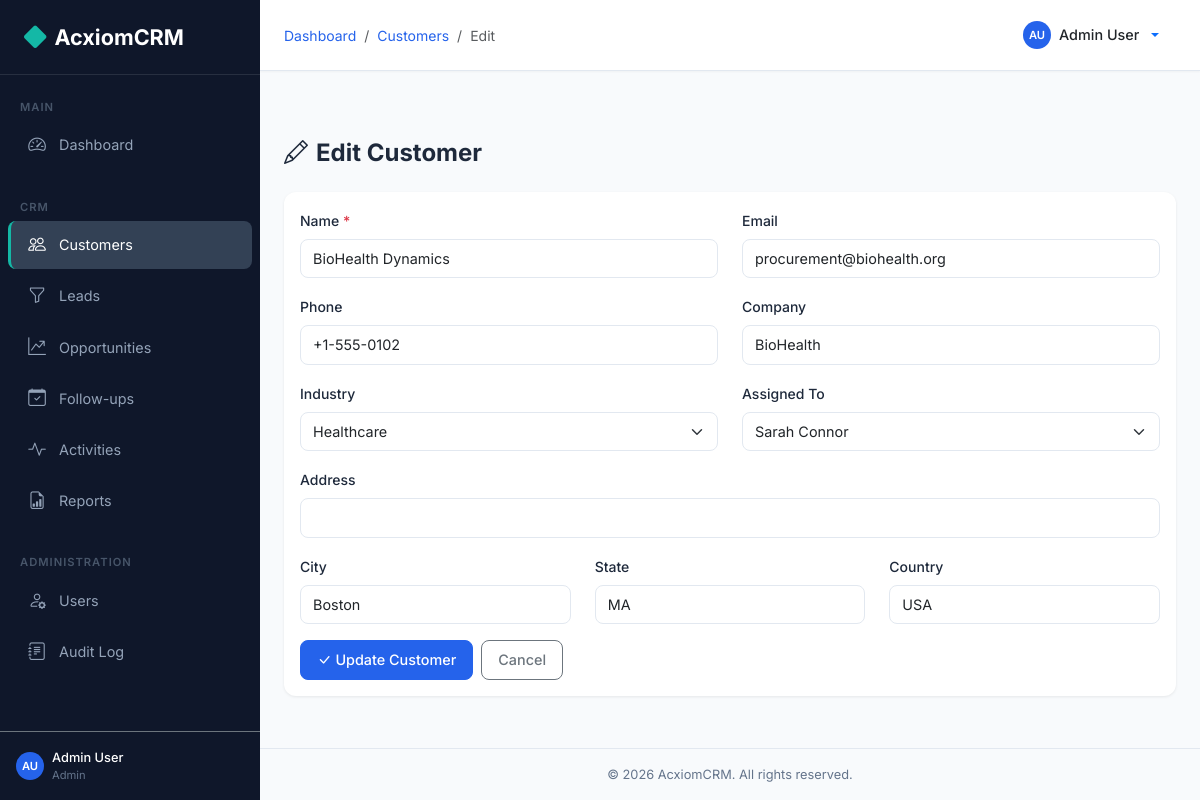
Screenshot of /customers/2/edit (signed in) with the database file from the repository.
### backend/models.py (models this page shows, shortened)
class User(UserMixin, db.Model):
    __tablename__ = 'users'
    id = db.Column(db.Integer, primary_key=True)
    first_name = db.Column(db.String(50), nullable=False)
    last_name = db.Column(db.String(50), nullable=False)
    email = db.Column(db.String(120), unique=True, nullable=False, index=True)
    password_hash = db.Column(db.String(256), nullable=False)
    phone = db.Column(db.String(20))
    role_id = db.Column(db.Integer, db.ForeignKey('roles.id'), nullable=False)
    is_active = db.Column(db.Boolean, default=True)
    failed_login_count = db.Column(db.Integer, default=0)
    lockout_until = db.Column(db.DateTime, nullable=True)
    created_at = db.Column(db.DateTime, default=datetime.utcnow)
    updated_at = db.Column(db.DateTime, default=datetime.utcnow, onupdate=datetime.utcnow)
    customers = db.relationship('Customer', backref='assigned_user', lazy='dynamic', foreign_keys='Customer.assigned_to')
    leads = db.relationship('Lead', backref='assigned_user', lazy='dynamic', foreign_keys='Lead.assigned_to')
    opportunities = db.relationship('Opportunity', backref='assigned_user', lazy='dynamic', foreign_keys='Opportunity.assigned_to')
    @property
    def full_name(self):
        return f'{self.first_name} {self.last_name}'
    def is_admin(self):
        return self.role and self.role.name == 'Admin'

class Role(db.Model):
    __tablename__ = 'roles'
    id = db.Column(db.Integer, primary_key=True)
    name = db.Column(db.String(50), unique=True, nullable=False)
    description = db.Column(db.String(200))
    permissions = db.relationship('Permission', secondary=role_permissions, backref='roles')
    users = db.relationship('User', backref='role', lazy='dynamic')

class Customer(db.Model):
    __tablename__ = 'customers'
    id = db.Column(db.Integer, primary_key=True)
    name = db.Column(db.String(100), nullable=False)
    email = db.Column(db.String(120), index=True)
    phone = db.Column(db.String(20))
    company = db.Column(db.String(100))
    industry = db.Column(db.String(50))
    address = db.Column(db.String(200))
    city = db.Column(db.String(50))
    state = db.Column(db.String(50))
    country = db.Column(db.String(50))
    assigned_to = db.Column(db.Integer, db.ForeignKey('users.id'))
    created_by = db.Column(db.Integer, db.ForeignKey('users.id'))
    created_at = db.Column(db.DateTime, default=datetime.utcnow)
    updated_at = db.Column(db.DateTime, default=datetime.utcnow, onupdate=datetime.utcnow)
    opportunities = db.relationship('Opportunity', backref='customer', lazy='dynamic')
    followups = db.relationship('FollowUp', backref='customer', lazy='dynamic')
    activities = db.relationship('Activity', backref='customer', lazy='dynamic')
    creator = db.relationship('User', foreign_keys=[created_by])

### backend/routes/customers.py (the view, shortened to what this page needs)
@customers_bp.route('/<int:id>/edit', methods=['GET', 'POST'])
@login_required
def edit(id):
    customer = Customer.query.get_or_404(id)
    users = User.query.filter_by(is_active=True).order_by(User.first_name).all()
    if not (current_user.is_admin() or current_user.is_manager()) and customer.assigned_to != current_user.id:
        abort(403)
    return render_template('customers/edit.html', customer=customer, users=users)

### backend/models.py (called while the page is built)
@login_manager.user_loader
def load_user(user_id):
    return User.query.get(int(user_id))

### frontend/templates/customers/edit.html (shortened to what this page needs)
{% extends 'base.html' %}
{% block breadcrumb %}
<li class="breadcrumb-item"><a href="{{ url_for('dashboard.index') }}">Dashboard</a></li>
<li class="breadcrumb-item"><a href="{{ url_for('customers.list_customers') }}">Customers</a></li>
<li class="breadcrumb-item active">Edit</li>
{% endblock %}
{% block content %}
<div class="page-header">
    <h1><i class="bi bi-pencil me-2"></i>Edit Customer</h1>
</div>
<div class="card">
    <div class="card-body">
        <form method="POST">
            <div class="row">
                <div class="col-md-6 mb-3">
                    <label class="form-label">Name <span class="text-danger">*</span></label>
                    <input type="text" class="form-control" name="name" required value="{{ customer.name }}">
                </div>
                <div class="col-md-6 mb-3">
                    <label class="form-label">Email</label>
                    <input type="email" class="form-control" name="email" value="{{ customer.email or '' }}">
                </div>
                <div class="col-md-6 mb-3">
                    <label class="form-label">Phone</label>
                    <input type="text" class="form-control" name="phone" value="{{ customer.phone or '' }}">
                </div>
                <div class="col-md-6 mb-3">
                    <label class="form-label">Company</label>
                    <input type="text" class="form-control" name="company" value="{{ customer.company or '' }}">
                </div>
                <div class="col-md-6 mb-3">
                    <label class="form-label">Industry</label>
                    <select class="form-select" name="industry">
                        {% for ind in ['Technology','Healthcare','Finance','Manufacturing','Retail','Education','Other'] %}
                        <option value="{{ ind }}" {% if customer.industry == ind %}selected{% endif %}>{{ ind }}</option>
                        {% endfor %}
                    </select>
                </div>
                <div class="col-md-6 mb-3">
                    <label class="form-label">Assigned To</label>
                    <select class="form-select" name="assigned_to">
                        {% for u in users %}
                        <option value="{{ u.id }}" {% if customer.assigned_to == u.id %}selected{% endif %}>{{ u.full_name }}</option>
                        {% endfor %}
                    </select>
                </div>
                <div class="col-md-12 mb-3">
                    <label class="form-label">Address</label>
                    <input type="text" class="form-control" name="address" value="{{ customer.address or '' }}">
                </div>
                <div class="col-md-4 mb-3">
                    <label class="form-label">City</label>
                    <input type="text" class="form-control" name="city" value="{{ customer.city or '' }}">
                </div>
                <div class="col-md-4 mb-3">
                    <label class="form-label">State</label>
                    <input type="text" class="form-control" name="state" value="{{ customer.state or '' }}">
                </div>
                <div class="col-md-4 mb-3">
                    <label class="form-label">Country</label>
                    <input type="text" class="form-control" name="country" value="{{ customer.country or '' }}">
                </div>
            </div>
            <div class="d-flex gap-2">
                <button type="submit" class="btn btn-primary"><i class="bi bi-check-lg me-1"></i>Update Customer</button>
                <a href="{{ url_for('customers.detail', id=customer.id) }}" class="btn btn-outline-secondary">Cancel</a>
            </div>
        </form>
    </div>
</div>
{% endblock %}

### frontend/templates/base.html (shortened to what this page needs)
<!DOCTYPE html>
<html lang="en">
<head>
    <link href="https://cdn.jsdelivr.net/npm/bootstrap@5.3.2/dist/css/bootstrap.min.css" rel="stylesheet">
    <link href="https://cdn.jsdelivr.net/npm/bootstrap-icons@1.11.2/font/bootstrap-icons.min.css" rel="stylesheet">
    <link href="{{ url_for('static', filename='css/style.css') }}" rel="stylesheet">
</head>
<body>
    <nav id="sidebar" class="sidebar">
        <div class="sidebar-brand">
            <i class="bi bi-diamond-fill"></i> AcxiomCRM
        </div>
        <div class="sidebar-nav">
            <div class="sidebar-section">Main</div>
            <ul class="nav flex-column">
                <li class="nav-item">
                    <a class="nav-link {% if request.endpoint == 'dashboard.index' %}active{% endif %}" href="{{ url_for('dashboard.index') }}">
                        <i class="bi bi-speedometer2"></i> Dashboard
                    </a>
                </li>
            </ul>
            <div class="sidebar-section mt-3">CRM</div>
            <ul class="nav flex-column">
                <li class="nav-item">
                    <a class="nav-link {% if 'customers' in (request.endpoint or '') %}active{% endif %}" href="{{ url_for('customers.list_customers') }}">
                        <i class="bi bi-people"></i> Customers
                    </a>
                </li>
                <li class="nav-item">
                    <a class="nav-link {% if 'leads' in (request.endpoint or '') %}active{% endif %}" href="{{ url_for('leads.list_leads') }}">
                        <i class="bi bi-funnel"></i> Leads
                    </a>
                </li>
                <li class="nav-item">
                    <a class="nav-link {% if 'opportunities' in (request.endpoint or '') %}active{% endif %}" href="{{ url_for('opportunities.list_opportunities') }}">
                        <i class="bi bi-graph-up-arrow"></i> Opportunities
                    </a>
                </li>
                <li class="nav-item">
                    <a class="nav-link {% if 'followups' in (request.endpoint or '') %}active{% endif %}" href="{{ url_for('followups.list_followups') }}">
                        <i class="bi bi-calendar-check"></i> Follow-ups
                    </a>
                </li>
                <li class="nav-item">
                    <a class="nav-link {% if 'activities' in (request.endpoint or '') %}active{% endif %}" href="{{ url_for('activities.list_activities') }}">
                        <i class="bi bi-activity"></i> Activities
                    </a>
                </li>
                <li class="nav-item">
                    <a class="nav-link {% if 'reports' in (request.endpoint or '') %}active{% endif %}" href="{{ url_for('reports.index') }}">
                        <i class="bi bi-file-earmark-bar-graph"></i> Reports
                    </a>
                </li>
            </ul>
            {% if current_user.is_admin() %}
            <div class="sidebar-section mt-3">Administration</div>
            <ul class="nav flex-column">
                <li class="nav-item">
                    <a class="nav-link {% if 'users' in (request.endpoint or '') %}active{% endif %}" href="{{ url_for('users.list_users') }}">
                        <i class="bi bi-person-gear"></i> Users
                    </a>
                </li>
                <li class="nav-item">
                    <a class="nav-link {% if 'audit' in (request.endpoint or '') %}active{% endif %}" href="{{ url_for('audit.list_logs') }}">
                        <i class="bi bi-journal-text"></i> Audit Log
                    </a>
                </li>
            </ul>
            {% endif %}
        </div>
        <div class="p-3 border-top border-secondary">
            <div class="d-flex align-items-center gap-2">
                <div class="user-avatar user-avatar-sm">{{ current_user.first_name[0] }}{{ current_user.last_name[0] }}</div>
                <div class="flex-grow-1">
                    <div style="font-size:0.8rem;color:#fff;font-weight:500;">{{ current_user.full_name }}</div>
                    <div style="font-size:0.7rem;color:#64748B;">{{ current_user.role.name }}</div>
                </div>
            </div>
        </div>
    </nav>
    <div class="main-content">
        <div class="top-navbar">
            <div class="d-flex align-items-center gap-3">
                <nav aria-label="breadcrumb">
                    <ol class="breadcrumb mb-0">
                        {% block breadcrumb %}{% endblock %}
                    </ol>
                </nav>
            </div>
            <div class="dropdown">
                <button class="btn btn-link text-decoration-none dropdown-toggle d-flex align-items-center gap-2" type="button" data-bs-toggle="dropdown">
                    <div class="user-avatar user-avatar-sm">{{ current_user.first_name[0] }}{{ current_user.last_name[0] }}</div>
                    <span class="text-dark fw-medium" style="font-size:0.9rem;">{{ current_user.full_name }}</span>
                </button>
            </div>
        </div>
        <div class="content-area pb-0 pt-3" style="padding-bottom:0!important;">
        </div>
        <div class="content-area">
            {% block content %}{% endblock %}
        </div>
        <div class="footer">
            &copy; 2026 AcxiomCRM. All rights reserved.
        </div>
    </div>
</body>
</html>

### frontend/static/css/style.css (style rules this page uses)
:root { --primary: #2563EB; --primary-dark: #1D4ED8; --sidebar-bg: #0F172A; --sidebar-hover: #1E293B; --sidebar-active: #334155; --bg: #F8FAFC; --card-bg: #FFFFFF; --accent: #14B8A6; --text-primary: #1E293B; --text-secondary: #64748B; --border: #E2E8F0; --sidebar-width: 260px; }
body { background-color: var(--bg); font-family: 'Inter', -apple-system, BlinkMacSystemFont, 'Segoe UI', sans-serif; color: var(--text-primary); }
.sidebar { position: fixed; top: 0; left: 0; width: var(--sidebar-width); height: 100vh; background: var(--sidebar-bg); z-index: 1040; transition: transform 0.3s ease; overflow-y: auto; display: flex; flex-direction: column; }
.sidebar-brand { padding: 1.25rem 1.5rem; font-size: 1.35rem; font-weight: 700; color: #fff; border-bottom: 1px solid rgba(255,255,255,0.1); display: flex; align-items: center; gap: 0.5rem; }
.sidebar-brand i { color: var(--accent); font-size: 1.4rem; }
.sidebar-nav { flex: 1; padding: 0.75rem 0; }
.sidebar-nav .nav-item { margin: 2px 8px; }
.sidebar-nav .nav-link { color: #94A3B8; padding: 0.65rem 1rem; border-radius: 8px; display: flex; align-items: center; gap: 0.75rem; font-size: 0.9rem; transition: all 0.2s; text-decoration: none; border-left: 3px solid transparent; }
.sidebar-nav .nav-link.active { color: #fff; background: var(--sidebar-active); border-left-color: var(--accent); }
.sidebar-nav .nav-link i { font-size: 1.1rem; width: 20px; text-align: center; }
.sidebar-section { padding: 0.75rem 1.25rem 0.25rem; font-size: 0.7rem; text-transform: uppercase; letter-spacing: 1px; color: #475569; font-weight: 600; }
.main-content { margin-left: var(--sidebar-width); min-height: 100vh; display: flex; flex-direction: column; }
.top-navbar { background: var(--card-bg); border-bottom: 1px solid var(--border); padding: 0.75rem 1.5rem; display: flex; align-items: center; justify-content: space-between; position: sticky; top: 0; z-index: 1030; box-shadow: 0 1px 2px rgba(0,0,0,0.04); }
.content-area { padding: 1.5rem; flex: 1; }
.card { border: none; border-radius: 12px; box-shadow: 0 1px 3px rgba(0,0,0,0.08); background: var(--card-bg); }
.form-control, .form-select { border-radius: 8px; border: 1px solid var(--border); padding: 0.5rem 0.75rem; font-size: 0.9rem; transition: border-color 0.2s, box-shadow 0.2s; }
.form-label { font-weight: 500; font-size: 0.875rem; color: var(--text-primary); }
.btn { border-radius: 8px; font-size: 0.9rem; font-weight: 500; padding: 0.5rem 1rem; }
.btn-primary { background: var(--primary); border-color: var(--primary); }
.breadcrumb { margin-bottom: 0; font-size: 0.875rem; background: transparent; }
.breadcrumb-item a { color: var(--primary); text-decoration: none; }
.page-header { display: flex; justify-content: space-between; align-items: center; margin-bottom: 1.5rem; flex-wrap: wrap; gap: 0.75rem; }
.page-header h1 { font-size: 1.5rem; font-weight: 700; margin: 0; }
.user-avatar { width: 36px; height: 36px; border-radius: 50%; background: var(--primary); color: #fff; display: flex; align-items: center; justify-content: center; font-weight: 600; font-size: 0.85rem; }
.user-avatar-sm { width: 28px; height: 28px; font-size: 0.7rem; }
.footer { padding: 1rem 1.5rem; text-align: center; color: var(--text-secondary); font-size: 0.8rem; border-top: 1px solid var(--border); }

### rows the page displays
User: first_name "A", last_name "U", full_name "Admin User"
Role: role.name "Admin"
Customer: name "BioHealth Dynamics", email "procurement@biohealth.org", phone "+1-555-0102", company "BioHealth", industry "Healthcare", assigned_to "Sarah Connor", city "Boston", state "MA", country "USA"
